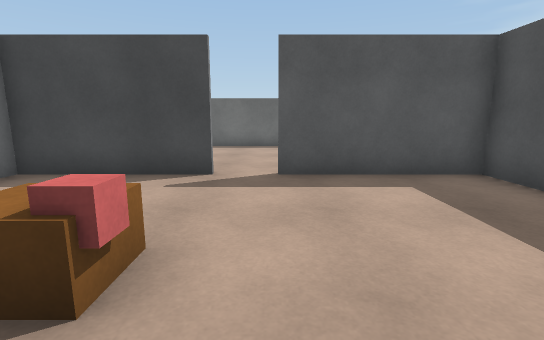
View 1 (above)

12 first-person views from a walk through a scene from a Unity 3-D project. The camera is 1.2 m above the floor, tilts 10° down and sees 85° across. Doors are open. The floor is counted in squares, 1 m on a side. Each view is taken from the middle of a square. On the plan, view 1 faces up. The plan holds only what a view shows up to about 13 squares ahead; the rest is blank. The place goes on beyond the plan. The player character is not drawn. Surface patterns are stand-ins for the level's own textures.

View 2
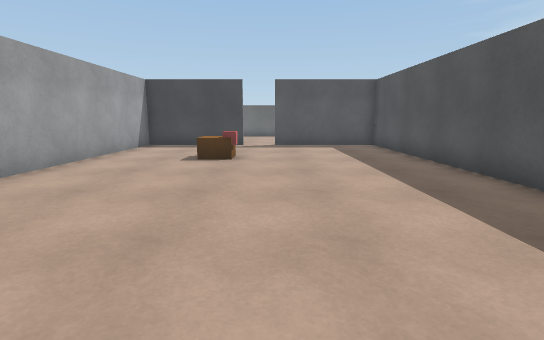

View 3
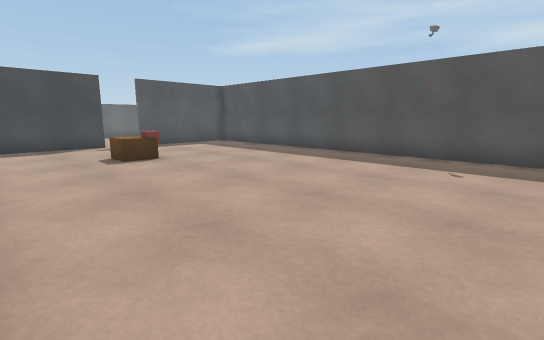

View 4
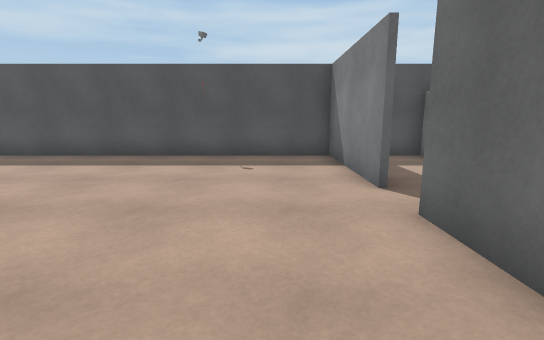

View 5
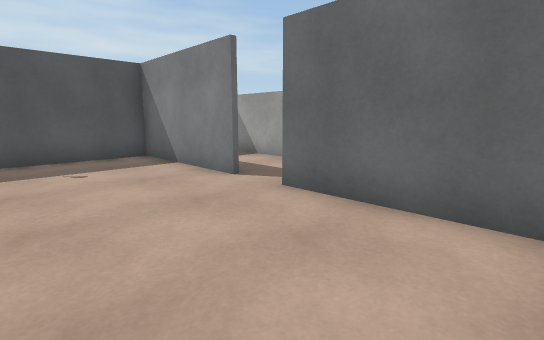

View 6
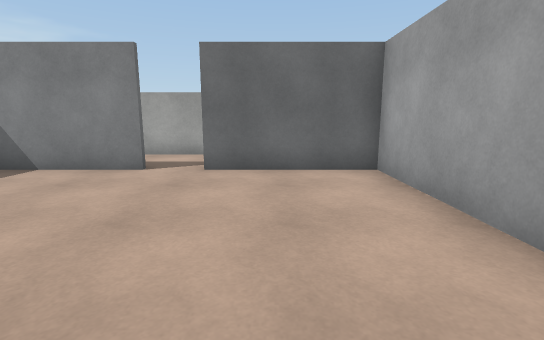

View 7
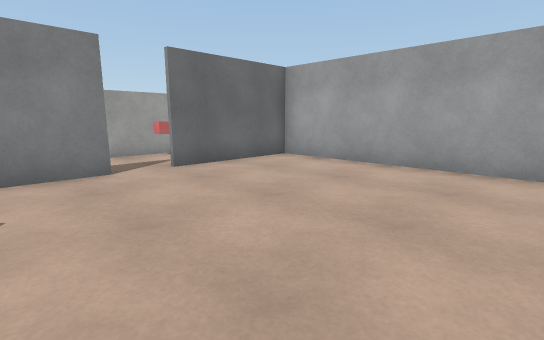

View 8
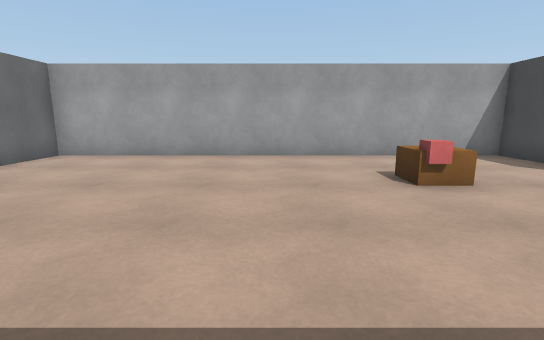

View 9
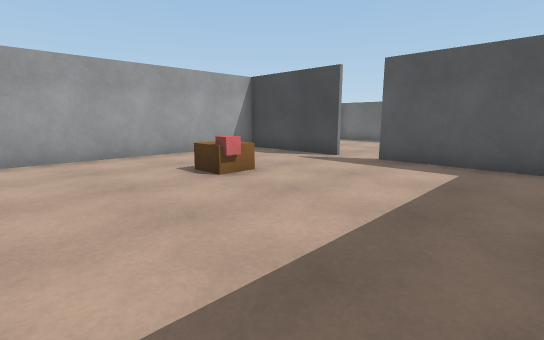

View 10
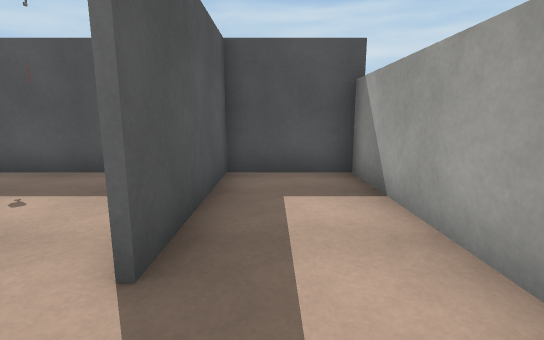

View 11
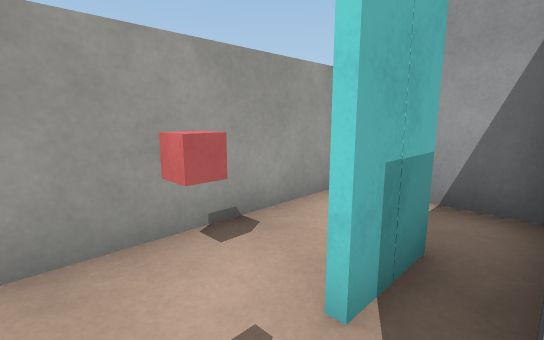

View 12
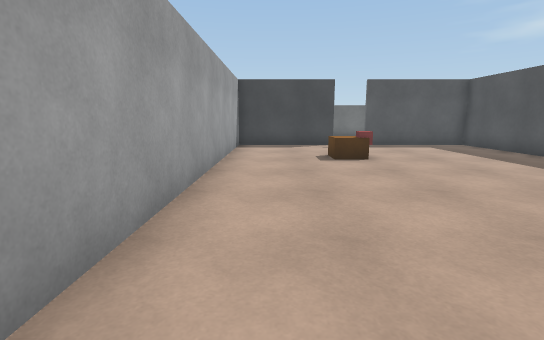

### Floor plan
Points are (right, up) in squares from view 1. A wall is a line through its corners. A room is listed if a view was taken in it or the views show most of it. See-through windows are left out.
Room 1 (views 1, 2, 3, 4, 5, 6, 7, 8, 9, 12)
walls: (0, -7.8) (4.5, -7.8) (4.5, 6.3) (0.1, 6.3); (-1.2, 6.3) (-5.5, 6.3) (-5.5, -7.8) (-1.4, -7.8); (-3.8, -8.8) (-2.4, -8.8)
ways out: opening at (-0.5, -8) to room 2; open door at (-0.5, 6)
objects: other object (-2, 2); other object (-1, 2)
Room 2 (views 10, 11)
walls: (-2.5, -10) (-2.1, -10) (-2.1, -10.5); (-4, -10.8) (4.5, -10.8) (4.5, -8) (0, -8)
low walls: (-1.4, -8) (-3, -8)
ways out: opening at (-0.5, -8) to room 1

Positions as (right, up) in squares from view 1, and headings:
1: (0, 0), facing up
2: (0, -7), facing up
3: (-5, -7), facing up-right
4: (-5, -6), facing right
5: (-5, -4), facing down-right
6: (-3, -1), facing down
7: (2, -1), facing down-left
8: (4, -1), facing left
9: (4, -2), facing up-left
10: (-2, -9), facing right
11: (-1, -8), facing down-left
12: (-4, -7), facing up
